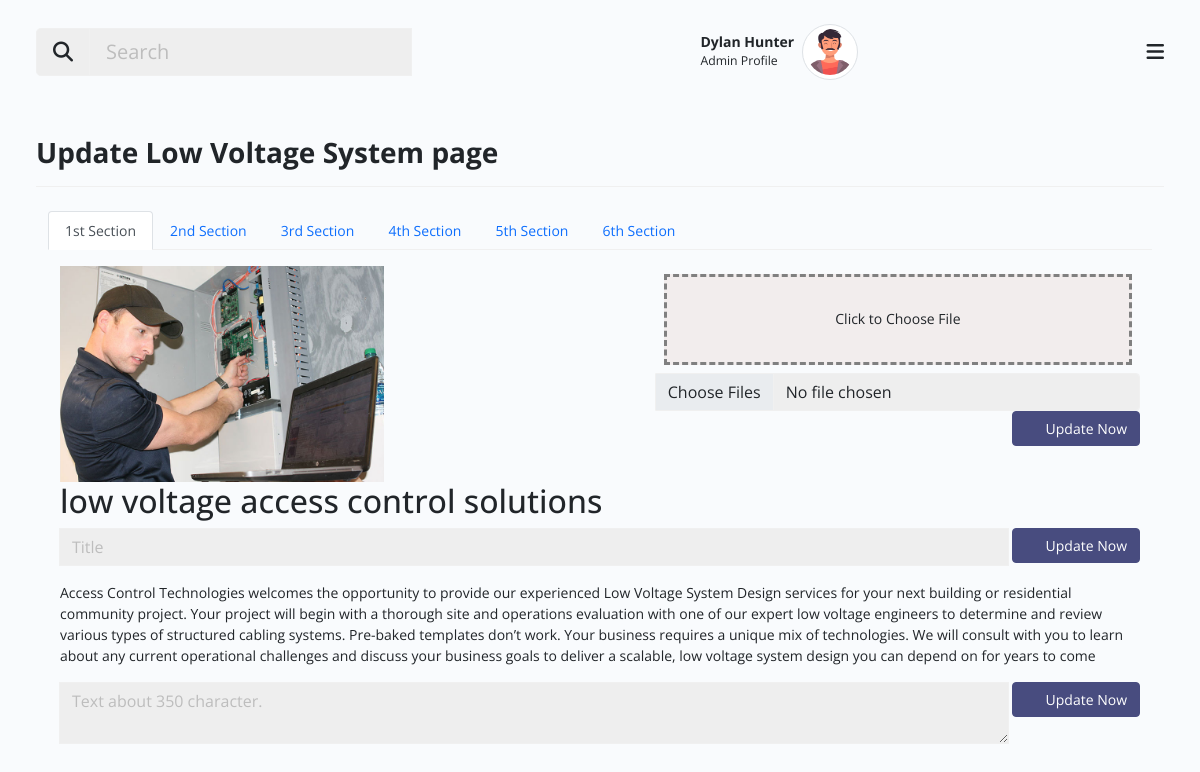
/admin/low_voltage_system_page_settings.php (signed in), run on the app's committed database.
### tables this page shows
CREATE TABLE `_users` (
  `id` int(11) NOT NULL,
  `first_name` varchar(25) NOT NULL,
  `last_name` varchar(25) NOT NULL,
  `email` varchar(50) NOT NULL,
  `password` varchar(25) NOT NULL,
  `date` datetime NOT NULL
);

CREATE TABLE `_page5` (
  `pageid` int(11) NOT NULL,
  `content1` text NOT NULL,
  `content2` text NOT NULL,
  `content3` text NOT NULL,
  `content4` text NOT NULL,
  `content5` text NOT NULL,
  `content6` text NOT NULL,
  `content7` text NOT NULL,
  `content8` text NOT NULL,
  `content9` text NOT NULL,
  `content10` text NOT NULL,
  `content11` text NOT NULL,
  `content12` text NOT NULL,
  `content13` text NOT NULL,
  `content14` text NOT NULL,
  `content15` text NOT NULL,
  `content16` text NOT NULL,
  `content17` text NOT NULL,
  `modified_count` int(11) NOT NULL,
  `modified_date` datetime NOT NULL,
  `created` timestamp NOT NULL DEFAULT current_timestamp() ON UPDATE current_timestamp()
);

### admin/low_voltage_system_page_settings.php (the view, shortened to what this page needs)
<?php
$formactionurl = "low_voltage_system_page_server.php";
?>
<?php
    require('_dbconnection.php');
    $sql_page = "SELECT * FROM _page5 WHERE pageid='5'";
    $result_page = mysqli_query($conn, $sql_page);
    $row_page = mysqli_fetch_assoc($result_page);
    ?>
<?php
require_once('_header.php');
require_once('_sidebar.php');
require_once('_bodyheader.php');
?>
<div class="body d-flex py-lg-3 py-md-2">
    <div class="container-xxl">
        <div class="row clearfix">
            <div class="col-md-12">
                <div class="card border-0 mb-4 no-bg">
                    <div class="card-header py-3 px-0 d-flex align-items-center  justify-content-between border-bottom">
                        <h3 class=" fw-bold flex-fill mb-0">Update Low Voltage System page</h3>
                    </div>
                </div>
            </div>
        </div>
        <div class="container">
            <div class="profile-head">
                <ul class="nav nav-tabs" id="myTab" role="tablist">
                    <li class="nav-item">
                        <a class="nav-link active" id="home-tab" data-toggle="tab" href="#tab1" role="tab"
                            aria-controls="home" aria-selected="true">1st Section</a>
                    </li>
                    <li class="nav-item">
                        <a class="nav-link" id="profile-tab" data-toggle="tab" href="#tab2" role="tab"
                            aria-controls="profile" aria-selected="false">2nd Section</a>
                    </li>
                    <li class="nav-item">
                        <a class="nav-link" id="profile-tab" data-toggle="tab" href="#tab3" role="tab"
                            aria-controls="profile" aria-selected="false">3rd Section</a>
                    </li>
                    <li class="nav-item">
                        <a class="nav-link" id="profile-tab" data-toggle="tab" href="#tab4" role="tab"
                            aria-controls="profile" aria-selected="false">4th Section</a>
                    </li>
                    <li class="nav-item">
                        <a class="nav-link" id="profile-tab" data-toggle="tab" href="#tab5" role="tab"
                            aria-controls="profile" aria-selected="false">5th Section</a>
                    </li>
                    <li class="nav-item">
                        <a class="nav-link" id="profile-tab" data-toggle="tab" href="#tab6" role="tab"
                            aria-controls="profile" aria-selected="false">6th Section</a>
                    </li>
                </ul>
            </div>
        </div>
        <div class="container">
            <div class="tab-content profile-tab" id="myTabContent">
                <div class="tab-pane fade show active" id="tab1" role="tabpanel" aria-labelledby="home-tab">
                    <div class="container mt-3">
                        <div class="section-title fl-wrap">
                        <div class="fl-wrap d-flex justify-content-between">
                            <div class="w-30">
                                <img src="../assets/assets4/images/<?php echo $row_page['content3']; ?>" class="w-100" alt=""
                                    srcset="">
                            </div>
                            <div class="w-70">
                                <form action="<?php echo $formactionurl; ?>" method="POST" enctype="multipart/form-data">
                                    <div class="input-group">
                                        <label id="file-input-label" for="image-input-file1">Click to Choose File</label>
                                        <input type="file" class="form-control" name="img[content3]" id="image-input-file1" multiple>
                                    </div>
                                    <div class="d-flex flex-wrap align-items-center ct-btn-set">
                                        <button type="submit" class="btn btn-dark ms-auto "><i
                                                class="icofont-plus-circle me-2 fs-6"></i>Update Now</button>
                                    </div>
                                </form>
                            </div>
                        </div>
                            <h2><?php echo $row_page['content1']; ?></h2>
                            <form action="<?php echo $formactionurl; ?>" method="POST">
                                <div class="input-group mb-3">
                                    <input name="text[content1]" type="text" class="form-control" placeholder="Title"
                                        aria-label="Recipient's username" aria-describedby="basic-addon2">
                                    <div class="input-group-append">
                                        <div class="d-flex flex-wrap align-items-center ct-btn-set">
                                            <button type="submit" class="btn btn-dark ms-1 "><i
                                                    class="icofont-plus-circle me-2 fs-6"></i>Update Now</button>
                                        </div>
                                    </div>
                                </div>
                            </form>
                            <p><?php echo $row_page['content2']; ?></p>
                            <form action="<?php echo $formactionurl; ?>" method="POST">
                                <div class="input-group">
                                    <textarea name="text[content2]" placeholder="Text about 350 character."
                                        style="white-space: pre-line" class="form-control"
                                        aria-label="With textarea"></textarea>
                                    <div class="input-group-prepend">
                                        <div class="d-flex flex-wrap align-items-center ct-btn-set">
                                            <button type="submit" class="btn btn-dark ms-1 "><i
                                                    class="icofont-plus-circle me-2 fs-6"></i>Update Now</button>
                                        </div>
                                    </div>
                                </div>
                            </form>
                        </div>
                    </div>
                </div>
            </div>
        </div>
    </div>
</div>
<?php
require_once('_footer.php');
?>

### admin/_bodyheader.php (shortened to what this page needs)
<div class="main px-lg-4 px-md-4">
    <div class="header">
        <nav class="navbar py-4">
            <div class="container-xxl">
                <?php
                        require('_dbconnection.php');
                        $sql = "SELECT * FROM _users";
                        $result = mysqli_query($conn, $sql);
                        $row = mysqli_fetch_assoc($result);
                        $user_fname =  "".$row['first_name']." ".$row['last_name']."";
                        ?>
                <div class="h-right d-flex align-items-center mr-5 mr-lg-0 order-1">
                    <div class="dropdown user-profile ml-2 ml-sm-3 d-flex align-items-center zindex-popover">
                        <div class="u-info me-2">
                            <p class="mb-0 text-end line-height-sm "><span class="font-weight-bold"><?php echo $user_fname; ?></span></p>
                            <small>Admin Profile</small>
                        </div>
                        <a class="nav-link dropdown-toggle pulse p-0" href="#" role="button" data-bs-toggle="dropdown" data-bs-display="static">
                            <img class="avatar lg rounded-circle img-thumbnail" src="assets/images/profile_av.png" alt="profile">
                        </a>
                    </div>
                </div>
                <button class="navbar-toggler p-0 border-0 menu-toggle order-3" type="button" data-bs-toggle="collapse" data-bs-target="#mainHeader">
                    <span class="fa fa-bars"></span>
                </button>
                <div class="order-0 col-lg-4 col-md-4 col-sm-12 col-12 mb-3 mb-md-0 ">
                    <div class="input-group flex-nowrap input-group-lg">
                        <button type="button" class="input-group-text" id="addon-wrapping"><i class="fa fa-search"></i></button>
                        <input type="search" class="form-control" placeholder="Search" aria-label="search" aria-describedby="addon-wrapping">
                    </div>
                </div>
            </div>
        </nav>
    </div>

### css/custom.css (style rules this page uses)
#file-input-label { text-align: center; width: 100%; display: block; height: 91px; margin: 0.5rem; border: dashed gray; background: #f2eded; line-height: 6; }

### data on the page
_users: user_fname "Dylan Hunter"
_page5: content3 (picture), content1 "low voltage access control solutions", content2 "Access Control Technologies welcomes the opportunity to provide our experienced Low Voltage System Design services for your next building or residential community project. Your project will begin with a thorough site and operations evaluation with one of our expert low voltage engineers to determine and review various types of structured cabling systems. Pre-baked templates don’t work. Your business requires a unique mix of technologies. We will consult with you to learn about any current operational challenges and discuss your business goals to deliver a scalable, low voltage system design you can depend on for years to come"
